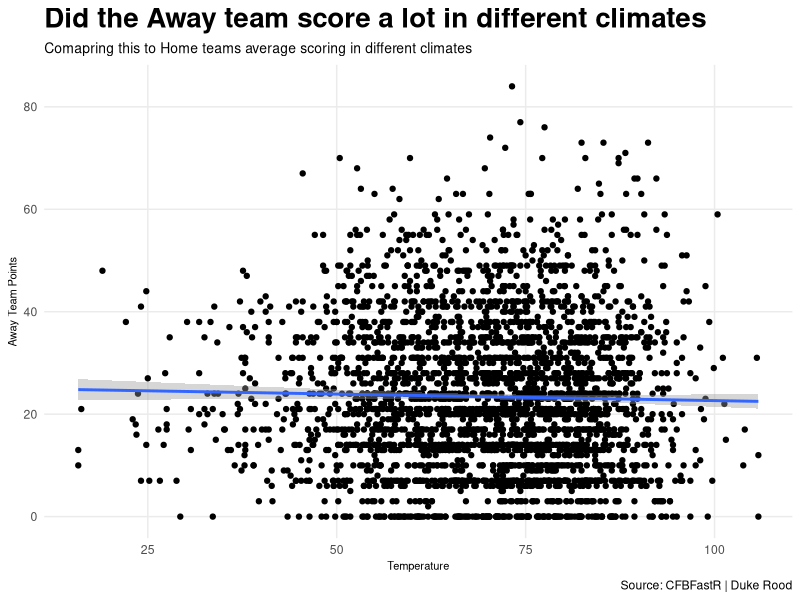
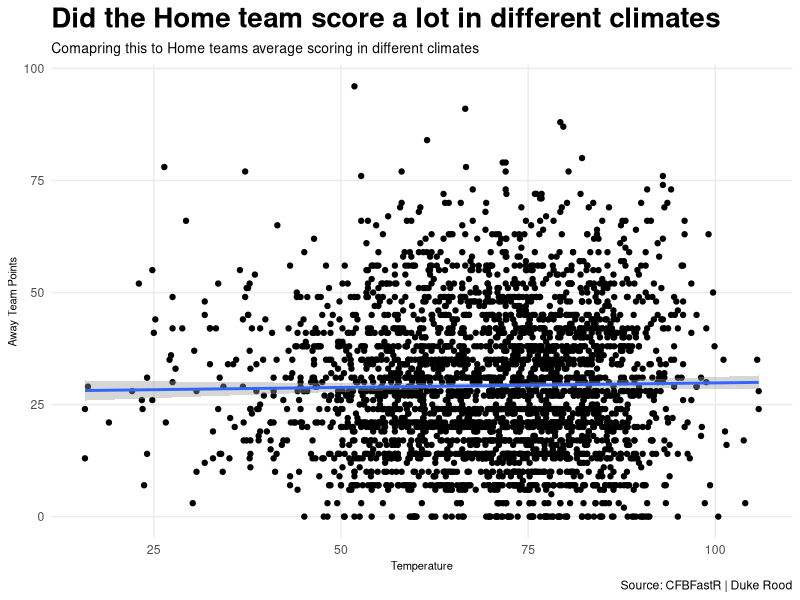
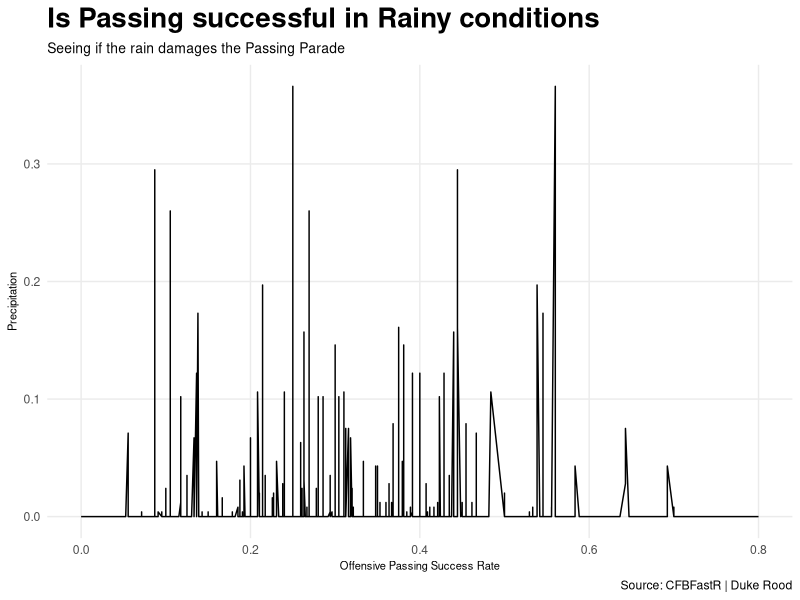
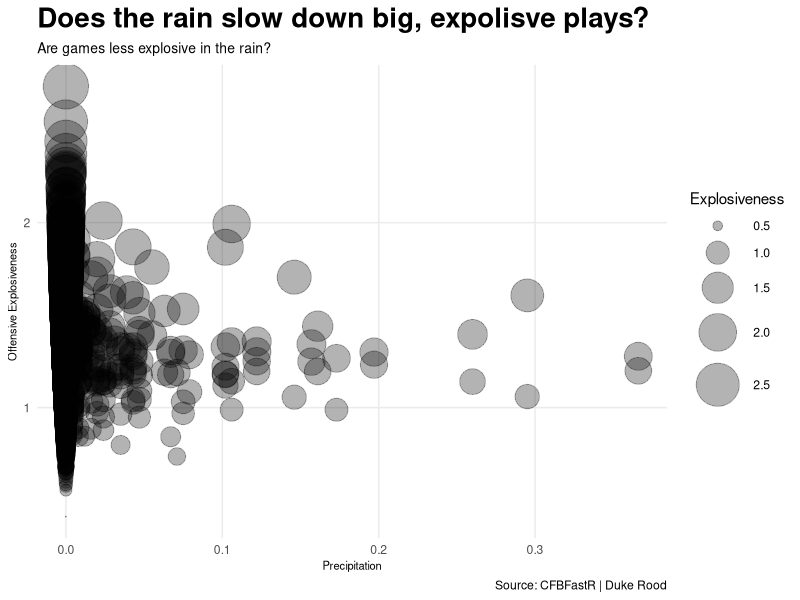

These charts were generated, in order, by the following R code:
## ---- chunk 1
library(tidyverse)
library(dplyr)
library(ggplot2)

scores <- read_csv("scores_2024.csv")
games <- read_csv("games_2024.csv")
weather <- read_csv("weather_2024.csv")

game_weather <- games |> inner_join(weather) 
scores_weather <- scores |> inner_join(weather)


## ---- chunk 2
ggplot() + 
  geom_point(data=scores_weather, aes(x=temperature, y=away_points)) +
  geom_smooth(data=scores_weather, aes(x=temperature, y=away_points), method="lm")+ 
  labs(
    x="Temperature", 
    y="Away Team Points", 
    title="Did the Away team score a lot in different climates", 
    subtitle="Comapring this to Home teams average scoring in different climates", 
    caption="Source: CFBFastR | Duke Rood"
    ) +
  theme_minimal() + 
  theme(
    plot.title = element_text(size = 20, face = "bold"),
    axis.title = element_text(size = 8), 
    plot.subtitle = element_text(size=10), 
    panel.grid.minor = element_blank()
    ) 
## ---- chunk 3
ggplot() + 
  geom_point(data=scores_weather, aes(x=temperature, y=home_points)) +
  geom_smooth(data=scores_weather, aes(x=temperature, y=home_points), method="lm")+ 
  labs(
    x="Temperature", 
    y="Away Team Points", 
    title="Did the Home team score a lot in different climates", 
    subtitle="Comapring this to Home teams average scoring in different climates", 
    caption="Source: CFBFastR | Duke Rood"
    ) +
  theme_minimal() + 
  theme(
    plot.title = element_text(size = 20, face = "bold"),
    axis.title = element_text(size = 8), 
    plot.subtitle = element_text(size=10), 
    panel.grid.minor = element_blank()
    ) 
## ---- chunk 4
fit <- lm(away_points ~ temperature, data = scores_weather)
summary(fit)
## ---- chunk 5
fit <- lm(home_points ~ temperature, data = scores_weather)
summary(fit)
## ---- chunk 6
ggplot() + geom_line(data = game_weather, aes(x=off_passing_downs_success_rate, y=precipitation)) + 
  labs(
    x="Offensive Passing Success Rate", 
    y="Precipitation", 
    title="Is Passing successful in Rainy conditions", 
    subtitle="Seeing if the rain damages the Passing Parade", 
    caption="Source: CFBFastR | Duke Rood"
    ) +
  theme_minimal() + 
  theme(
    plot.title = element_text(size = 20, face = "bold"),
    axis.title = element_text(size = 8), 
    plot.subtitle = element_text(size=10), 
    panel.grid.minor = element_blank()
    ) 
## ---- chunk 7
ggplot() + 
  geom_point(
    data=game_weather, 
    aes(x=precipitation, y=off_explosiveness, size=off_explosiveness),
    alpha = 0.3) + 
  scale_size(range = c(0, 15), name="Explosiveness")+ 
  labs(
    x="Precipitation", 
    y="Offensive Explosiveness", 
    title="Does the rain slow down big, expolisve plays?", 
    subtitle="Are games less explosive in the rain?", 
    caption="Source: CFBFastR | Duke Rood"
    ) +
  theme_minimal() + 
  theme(
    plot.title = element_text(size = 20, face = "bold"),
    axis.title = element_text(size = 8), 
    plot.subtitle = element_text(size=10), 
    panel.grid.minor = element_blank()
    ) 
